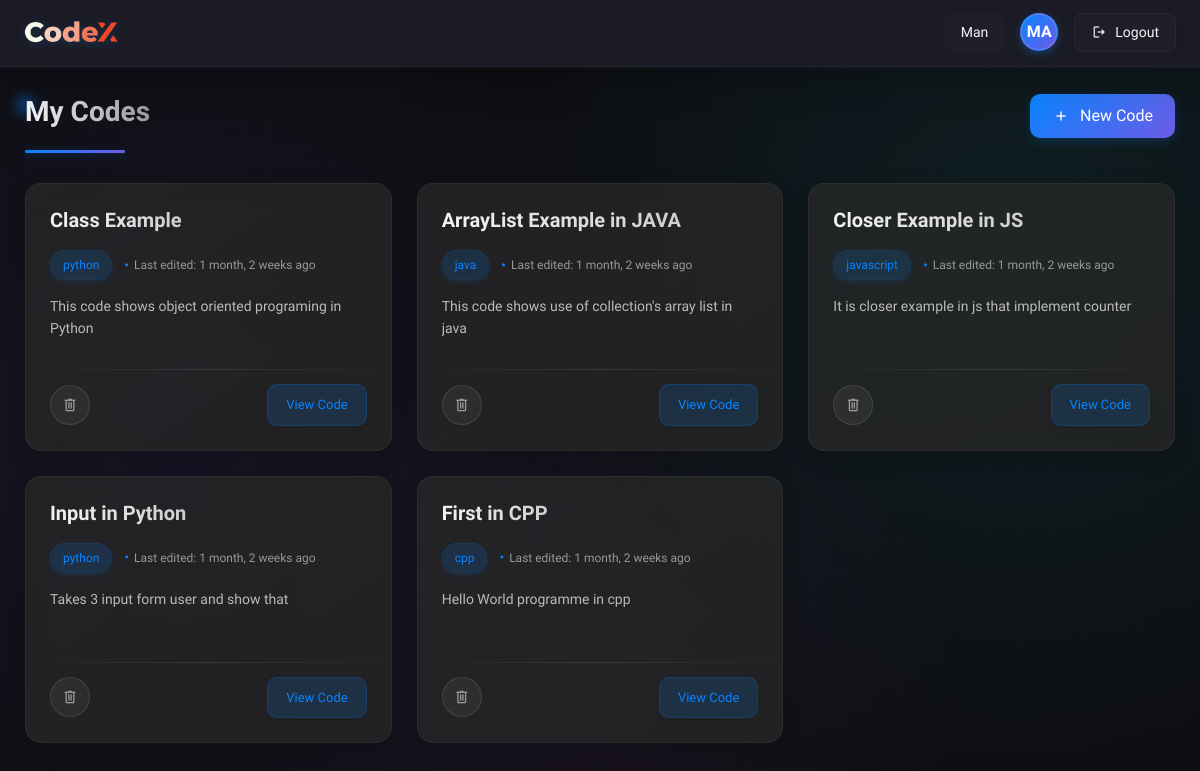
/core/dashboard/ (signed in), run on the app's committed database.
### core/models.py (models this page shows, shortened)
class CodeSnippet(models.Model):
    title = models.CharField(max_length=100)
    description = models.TextField(blank=True, null=True)
    language = models.CharField(max_length=20, choices=LANGUAGE_CHOICES)
    owner = models.ForeignKey(User, on_delete=models.CASCADE, related_name='snippets')
    code_content = models.TextField()
    user_input = models.TextField(
        blank=True,
        null=True,
        help_text="Input provided by the user for code execution"
    )
    requirements = models.TextField(
        blank=True,
        null=True,
        help_text="Additional requirements or specifications for the code"
    )
    created_at = models.DateTimeField(auto_now_add=True)
    updated_at = models.DateTimeField(auto_now=True)
    parent_snippet = models.ForeignKey('self', on_delete=models.SET_NULL, null=True, blank=True, related_name='versions')
    version_number = models.PositiveIntegerField(default=1)

### core/views.py (the view)
# urls.py: path('dashboard/', views.dashboard, name='dashboard'),
@login_required
def dashboard(request):
    user_snippets = CodeSnippet.objects.filter(owner=request.user).order_by('-created_at')
    context = {
        'snippets': user_snippets,
        'user': request.user
    }
    return render(request, 'deshboard.html', context)

### templates/deshboard.html (shortened to what this page needs)
{% extends 'base.html' %}
{%load static %}
{% block extra_css %}
    <link rel="stylesheet" href="{% static 'css/dashboard.css' %}">
{% endblock %}
{% block header %}
    <header>
        <div class="logo-section">
            <img src="{% static 'codexc.png' %}" alt="CodeX Logo"/>
        </div>
        <div class="nav-elements">
            <div class="username-display">{{ user.username }}</div>
            <div class="user-avatar">
                <span>{{ user.username|slice:":2"|upper }}</span>
            </div>
            <form action="{% url 'logout_view' %}" method="get">
                <button type="submit" class="logout-btn">
                    <span class="material-symbols-outlined">logout</span>
                    <span>Logout</span>
                </button>
            </form>
        </div>
    </header>
{% endblock %}
{% block content %}
    <div id="webcrumbs">
        <main>
            <div class="page-header">
                <h1>My Codes</h1>
                <a href="{% url 'create_code' %}">
                    <button class="new-project-btn">
                        <span class="material-symbols-outlined">add</span> New Code
                    </button>
                </a>
            </div>
            <div class="projects-grid">
                {% if snippets %}
                    {% for snippet in snippets %}
                        {% if "Temporary Execution" not in snippet.title and "AI Chat" not in snippet.title %}
                        <div class="project-card">
                            <div class="card-header">
                                <div>
                                    <h2 class="project-title">{{ snippet.title }}</h2>
                                    <div class="project-meta">
                                        <span class="language-tag">{{ snippet.language }}</span>
                                        <span class="timestamp">Last edited: {{ snippet.updated_at|timesince }} ago</span>
                                    </div>
                                </div>
                            </div>
                            <p class="project-description">
                                {{ snippet.description|default:"No description provided." }}
                            </p>
                            <div class="card-footer">
                                <div class="action-buttons">
                                    <button class="action-btn delete-btn" onclick="confirmDelete({{ snippet.id }})">
                                        <span class="material-symbols-outlined">delete</span>
                                    </button>
                                </div>
                                <a href="{% url 'code_detail' pk=snippet.id %}">
                                    <button class="view-code-btn">View Code</button>
                                </a>
                            </div>
                        </div>
                        {% endif %}
                    {% endfor %}
                {% else %}
                    <div class="no-projects">
                        <p>You don't have any code projects yet. Click on "New Project" to create your first code!</p>
                    </div>
                {% endif %}
            </div>
        </main>
    </div>
{% endblock %}

### data on the page
CodeSnippet: title "Class Example", language "python", updated_at "1 month, 2 weeks", description "This code shows object oriented programing in Python"
CodeSnippet: title "ArrayList Example in JAVA", language "java", updated_at "1 month, 2 weeks", description "This code shows use of collection's array list in java"
CodeSnippet: title "Closer Example in JS", language "javascript", updated_at "1 month, 2 weeks", description "It is closer example in js that implement counter"
CodeSnippet: title "Input in Python", language "python", updated_at "1 month, 2 weeks", description "Takes 3 input form user and show that"
CodeSnippet: title "First in CPP", language "cpp", updated_at "1 month, 2 weeks", description "Hello World programme in cpp"

### other printed values
{{ user.username }} "Man"
{{ user.username|slice:":2"|upper }} "MA"
